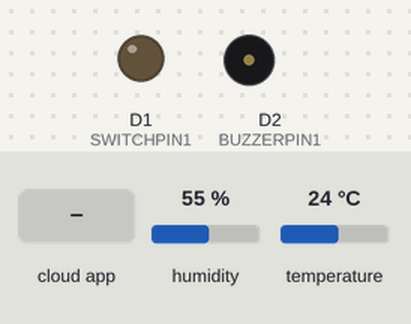
Bench run of a sketch on a simulated ESP8266 (NodeMCU). Parts: output pins drawn as LEDs (lit = HIGH), buzzer (waves = sounding, pin HIGH). Inputs (shaded band) come from the test bench; at power-on: humidity 55 %, temperature 24 °C. WiFi joins after 1.5 s; servers stay silent unless stated; the Firebase database answers and starts empty; what the sketch prints to the serial monitor is not drawn.

Above: at 2.7 s.
2.8 s: the phone or cloud app sets alertHumid to 1
At 6.0 s:
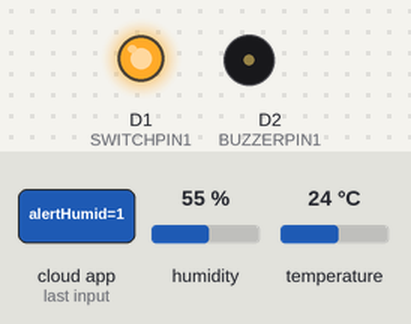
6.3 s: the phone or cloud app sets alertHumid to 0
At 7.4 s:
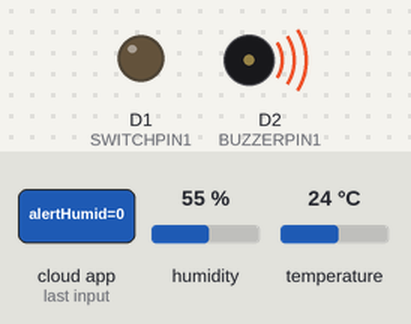
8.2 s: the phone or cloud app sets alertTemp to 1
At 10.1 s:
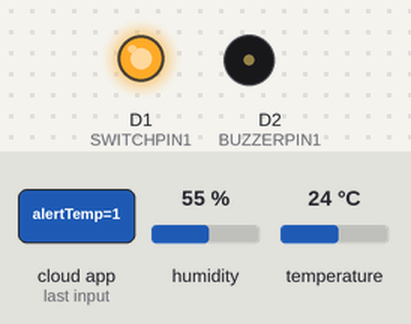
Timing chart, 0 to 11.6 s (numbered marks = the images above; inputs shaded):
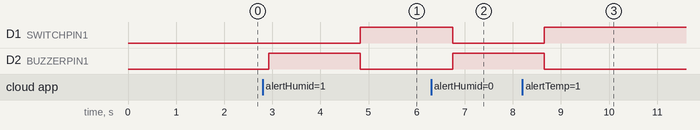

Measured:
- after the input at 2.8 s, D1 (SWITCHPIN1): LOW → HIGH after 2.0 s
- after the input at 6.3 s, D1 (SWITCHPIN1): HIGH → LOW after 0.45 s; D2 (BUZZERPIN1): LOW → HIGH after 0.45 s
- after the input at 8.2 s, D1 (SWITCHPIN1): LOW → HIGH after 0.45 s; D2 (BUZZERPIN1): HIGH → LOW after 0.45 s

The sketch:

NodeContFirebase.ino
```cpp
//Library Connected Wifi
#include <ESP8266WiFi.h>

//Library Connected Firebase
#include <FirebaseArduino.h>

//Library Connected DHT
#include <DHT.h>

// Config Firebase Token
#define FIREBASE_HOST "project-f4543.firebaseio.com"
#define FIREBASE_AUTH "AnVa19cejYMUMDzYEjaw8wJs4PHvVMlF8DZIgLPM"

// Config Connected Router WiFi
#define WIFI_SSID "MastreEWTC_2.4G"
#define WIFI_PASSWORD "12345abcde"

//About DHT11
#define DHTTYPE DHT11 //Define type of sensor
#define DHTPIN D4     //Define connected pin

//About Switch
#define SWITCHPIN1 D1

//About Buzzer
#define BUZZERPIN1 D2

DHT dht(DHTPIN, DHTTYPE, 15); //Initial DHT sensor


void setup() {
  Serial.begin(9600);

// connect to wifi.
  WiFi.mode(WIFI_STA);
  WiFi.begin(WIFI_SSID, WIFI_PASSWORD);
  Serial.print("connecting");

  while (WiFi.status() != WL_CONNECTED) {
    Serial.print(".");
    delay(500);
  }
  Serial.println();
  Serial.print("connected: ");
  Serial.println(WiFi.localIP());

//Start Connected Firebase
  Firebase.begin(FIREBASE_HOST, FIREBASE_AUTH);

//Start DHT sensor operation
  dht.begin();


//Config Switch
  pinMode(SWITCHPIN1, OUTPUT);
//Config Buzzer
  pinMode(BUZZERPIN1, OUTPUT);

} //Setting

void loop() {

//=============================================
//Post Value to Firebase
//=============================================
//Calculate Humidity and Temp
  float humid = dht.readHumidity();     // Read humidity data
  float temp = dht.readTemperature();   // Read temperature data
  Serial.print("Humidity = ");       // Send string to serial port.
  Serial.print(humid);            // Send analog value to serial port.
  Serial.print(" Temperature = ");       // Send string to serial port.
  Serial.println(temp);            // Send analog value to serial port.
  delay(500);                          // Delay 1 second before restart

//  For Firebase Receive Humidity
  if(humid <= 100){

    Firebase.setInt("Humidity", humid);
  if (Firebase.failed()) {
    Serial.print("set /Humidity failed:");
    Serial.println(Firebase.error());
    return;
  }
  Serial.print("set /Humidity to ");
  Serial.println(Firebase.getInt("Humidity"));

  }  //if

//  For Firebase Receive Temperature
 if (temp <= 50){

    Firebase.setInt("Temp", temp);
  if (Firebase.failed()) {
    Serial.print("set /Temp failed:");
    Serial.println(Firebase.error());
    return;
  }

  Serial.print("set /Temp to ");
  Serial.println(Firebase.getInt("Temp"));

  }//if

//=============================================
//Get Value From Firebase
//=============================================

//Explicit
int alertHumid = 0;  // 0 ==> Safe , 1 ==> Over
int alertTemp = 0; // 0 ==> Safe , 1 ==> Over
int alertBuzzer = 0; // 0==> Alert , 1 ==> Silent


  alertHumid = Firebase.getInt("/MyHumid/alertHumid");
  alertTemp = Firebase.getInt("/MyTemp/alertTemp");

  Serial.print("alertHumid ==> ");
  Serial.println(alertHumid);

  Serial.print("alertTemp ==> ");
  Serial.println(alertTemp);

// Check Status


    if ((alertTemp == 1)||(alertHumid == 1)) {

//  Alert Status
    digitalWrite(SWITCHPIN1, 1);
    digitalWrite(BUZZERPIN1, 0);
      } else {

//        Normal Status
    digitalWrite(SWITCHPIN1, 0);
    digitalWrite(BUZZERPIN1, 1);

      }


  delay(500);
}
```
